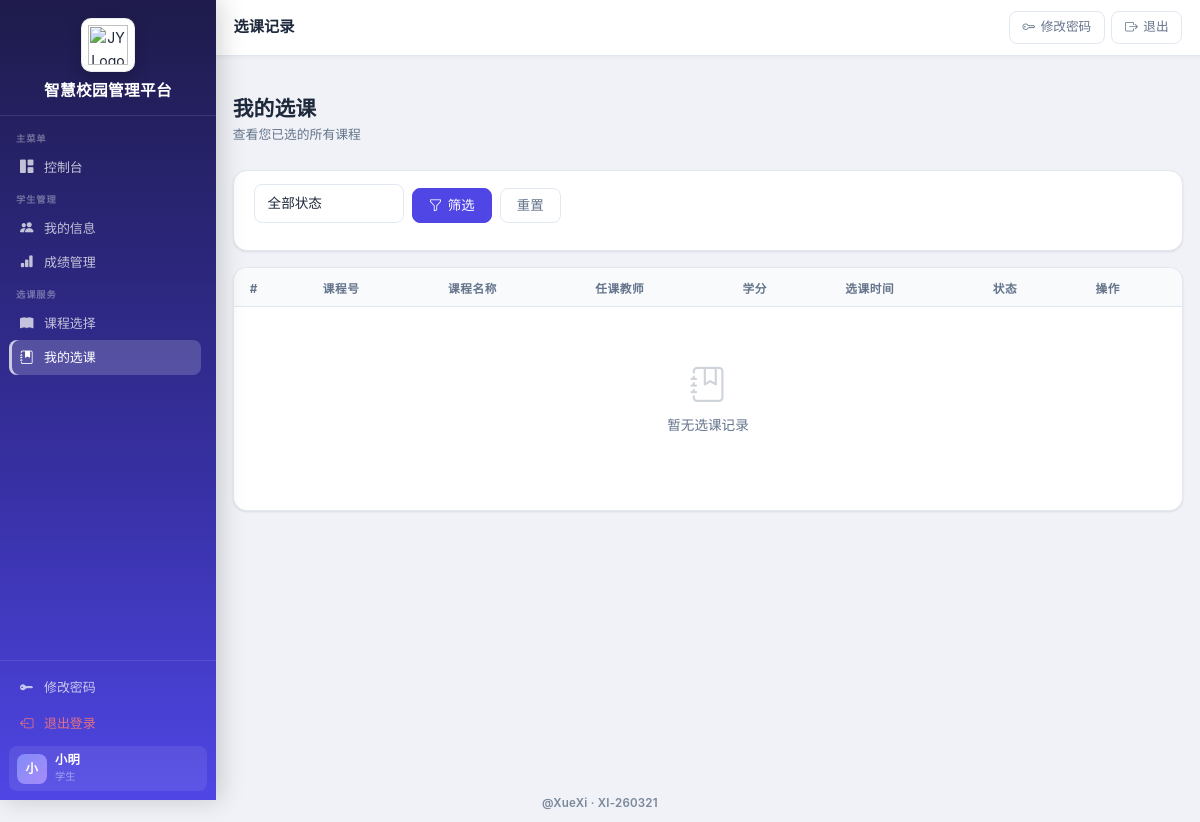
Page /enrollments (signed in) on the earlier database version.
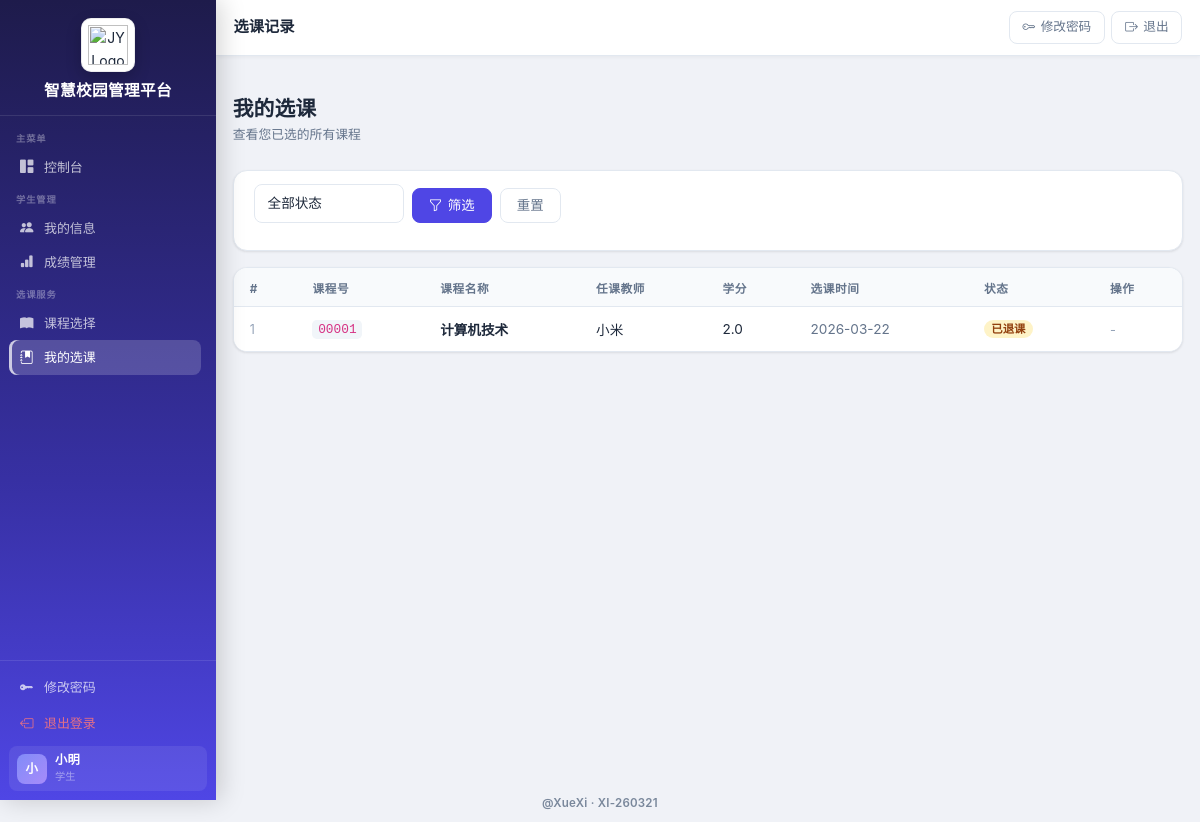
Same page on the later database version.
### app.py (models this page shows)
class Enrollment(db.Model):
    __tablename__ = "enrollments"
    id = db.Column(db.Integer, primary_key=True)
    student_id = db.Column(db.Integer, db.ForeignKey("students.id"), nullable=False)
    course_id = db.Column(db.Integer, db.ForeignKey("courses.id"), nullable=False)
    score = db.Column(db.Float)
    grade = db.Column(db.String(5))  # 等级 A, B, C, D, F
    status = db.Column(db.String(20), default="enrolled")  # enrolled, withdrawn, completed
    enrollment_date = db.Column(db.DateTime, default=datetime.utcnow)
    completion_date = db.Column(db.DateTime)
    created_at = db.Column(db.DateTime, default=datetime.utcnow)
    updated_at = db.Column(db.DateTime, default=datetime.utcnow, onupdate=datetime.utcnow)
    __table_args__ = (db.UniqueConstraint("student_id", "course_id", name="unique_student_course"),)

class Course(db.Model):
    __tablename__ = "courses"
    id = db.Column(db.Integer, primary_key=True)
    course_no = db.Column(db.String(50), unique=True, nullable=False)
    course_name = db.Column(db.String(100), nullable=False)
    credits = db.Column(db.Float)  # 学分
    hours = db.Column(db.Integer)  # 学时
    teacher_id = db.Column(db.Integer, db.ForeignKey("teachers.id"))
    max_capacity = db.Column(db.Integer, default=50)
    semester = db.Column(db.String(20))  # 学期 如 2024-1
    status = db.Column(db.String(20), default="open")  # open, closed
    created_at = db.Column(db.DateTime, default=datetime.utcnow)
    updated_at = db.Column(db.DateTime, default=datetime.utcnow, onupdate=datetime.utcnow)
    enrollments = db.relationship("Enrollment", backref="course", lazy=True)
    co_teachers = db.relationship("Teacher", secondary=course_teacher_links, back_populates="co_courses")

class Teacher(db.Model):
    __tablename__ = "teachers"
    id = db.Column(db.Integer, primary_key=True)
    user_id = db.Column(db.Integer, db.ForeignKey("users.id"), unique=True)
    teacher_no = db.Column(db.String(50), unique=True, nullable=False)
    name = db.Column(db.String(100), nullable=False)
    gender = db.Column(db.String(10))
    department = db.Column(db.String(100))
    phone = db.Column(db.String(20))
    email = db.Column(db.String(100))
    qualification = db.Column(db.String(100))  # 学位
    hire_date = db.Column(db.Date)
    created_at = db.Column(db.DateTime, default=datetime.utcnow)
    updated_at = db.Column(db.DateTime, default=datetime.utcnow, onupdate=datetime.utcnow)
    user = db.relationship("User", backref="teacher_profile")
    courses = db.relationship("Course", backref="teacher", lazy=True)
    co_courses = db.relationship("Course", secondary=course_teacher_links, back_populates="co_teachers")

### app.py (the view)
@app.route("/enrollments")
@login_required
def list_enrollments():
    if session.get("role") == "teacher" and not _is_counselor(session.get("user_id")):
        flash("任课老师只能管理成绩，不能进行班级管理", "warning")
        return redirect(url_for("list_scores"))
    status = request.args.get("status", "").strip()
    q = Enrollment.query.join(Course, Enrollment.course_id == Course.id).join(Student, Enrollment.student_id == Student.id)
    if session.get("role") == "student":
        student = Student.query.filter_by(user_id=session["user_id"]).first()
        if not student:
            flash("当前账号未绑定学生档案，请联系管理员处理", "warning")
            return redirect(url_for("dashboard"))
        q = q.filter(Enrollment.student_id == student.id)
    elif session.get("role") == "teacher":
        managed_ids = _teacher_managed_class_ids(session["user_id"])
        if managed_ids:
            q = q.filter(Student.class_id.in_(managed_ids))
        else:
            q = q.filter(Enrollment.id == -1)
    else:
        q = q
    if status:
        q = q.filter(Enrollment.status == status)
    enrollments = q.order_by(Enrollment.enrollment_date.desc()).all()
    return render_template("enrollments/list.html", enrollments=enrollments, status=status)

### app.py (called while the page is built)
def login_required(f):
    @wraps(f)
    def decorated_function(*args, **kwargs):
        if "user_id" not in session:
            flash("请先登录", "warning")
            return redirect(url_for("login"))
        return f(*args, **kwargs)
    return decorated_function

@app.context_processor
def inject_role_flags():
    role = session.get("role")
    user_id = session.get("user_id")
    return {
        "is_counselor": role == "teacher" and _is_counselor(user_id)
    }

### templates/enrollments/list.html (shortened to what this page needs)
﻿{% extends "base.html" %}
{% block page_title %}选课记录{% endblock %}
{% block content %}
<div class="page-header">
  <div>
    <h1 class="page-title">{% if session.role == 'student' %}我的选课{% else %}选课记录{% endif %}</h1>
    <p class="page-subtitle">{% if session.role == 'student' %}查看您已选的所有课程{% else %}查看并管理学生选课记录{% endif %}</p>
  </div>
</div>
<div class="card mb-3">
  <div class="card-body" style="padding:.85rem 1.25rem">
    <form method="get" class="search-bar">
      <select class="form-select" name="status" style="width:150px;flex-shrink:0">
        <option value="">全部状态</option>
      </select>
      <button class="btn btn-primary" type="submit"><i class="bi bi-funnel"></i> 筛选</button>
      <a href="{{ url_for('list_enrollments') }}" class="btn btn-outline-secondary">重置</a>
    </form>
  </div>
</div>
<div class="table-card">
  <div class="table-responsive">
    <table class="table">
      <thead>
        <tr>
          <th>#</th>
          <th>课程号</th>
          <th>课程名称</th>
          <th>任课教师</th>
          <th>学分</th>
          <th>选课时间</th>
          <th>状态</th>
          <th>操作</th>
        </tr>
      </thead>
      <tbody>
        {% if enrollments %}
        {% for e in enrollments %}
        <tr>
          <td style="color:#94a3b8;font-size:.78rem">{{ loop.index }}</td>
          <td><code style="background:#f1f5f9;padding:.15em .45em;border-radius:.3rem;font-size:.8rem">{{ e.course.course_no }}</code></td>
          <td class="fw-semibold">{{ e.course.course_name }}</td>
          <td>{{ e.course.teacher.name if e.course.teacher else '' }}</td>
          <td>{{ e.course.credits or '' }}</td>
          <td style="color:#64748b">{{ e.enrollment_date.strftime('%Y-%m-%d') if e.enrollment_date else '' }}</td>
          <td>
            {% if e.status == 'enrolled' %}
            <span class="badge badge-success"><i class="bi bi-circle-fill" style="font-size:.45em"></i> 已选</span>
            {% elif e.status == 'withdrawn' %}
            <span class="badge badge-warning">已退课</span>
            {% else %}
            <span class="badge badge-secondary">{{ e.status }}</span>
            {% endif %}
          </td>
          <td>
            {% if e.status == 'enrolled' and session.role in ['student', 'admin', 'teacher'] %}
            <form method="post" action="{{ url_for('withdraw_enrollment', enrollment_id=e.id) }}" style="display:inline" onsubmit="return confirm('确认将该选课记录设为退课吗？')">
              <button class="btn btn-sm btn-outline-danger" type="submit">退课</button>
            </form>
            {% else %}
            <span style="color:#94a3b8;font-size:.8rem">-</span>
            {% endif %}
          </td>
        </tr>
        {% endfor %}
        {% else %}
        <tr>
          <td colspan="10">
            <div class="no-data">
              <i class="bi bi-journal-bookmark"></i>
              <p>暂无选课记录</p>
            </div>
          </td>
        </tr>
        {% endif %}
      </tbody>
    </table>
  </div>
</div>
{% endblock %}

### templates/base.html (shortened to what this page needs)
﻿<!DOCTYPE html>
<html lang="zh-CN">
<head>
  <link href="https://cdn.jsdelivr.net/npm/bootstrap@5.3.3/dist/css/bootstrap.min.css" rel="stylesheet">
  <link rel="stylesheet" href="https://cdn.jsdelivr.net/npm/bootstrap-icons@1.11.0/font/bootstrap-icons.css">
  <link rel="stylesheet" href="{{ url_for('static', filename='style.css') }}">
</head>
<body>
{% if 'user_id' in session %}
<aside class="sidebar" id="sidebar">
  <div class="sidebar-brand">
    <div class="brand-logo">
      <img src="{{ url_for('static', filename='images/logo.png') }}" alt="JY Logo">
    </div>
    <div class="brand-name">智慧校园管理平台</div>
  </div>
  <nav class="sidebar-nav" id="sidebarNav">
    <div class="sidebar-section">
      <div class="sidebar-section-label">主菜单</div>
      <a class="sidebar-link {% if request.endpoint == 'dashboard' %}active{% endif %}"
         href="{{ url_for('dashboard') }}">
        <i class="bi bi-grid-1x2-fill nav-icon"></i> 控制台
      </a>
    </div>
    <div class="sidebar-section">
      <div class="sidebar-section-label">学生管理</div>
      {% if session.role != 'teacher' or is_counselor %}
      <a class="sidebar-link {% if 'student' in (request.endpoint or '') and 'score' not in (request.endpoint or '') %}active{% endif %}"
         href="{{ url_for('list_students') }}">
        <i class="bi bi-people-fill nav-icon"></i> {% if session.role == 'student' %}我的信息{% else %}学生信息{% endif %}
      </a>
      {% endif %}
      <a class="sidebar-link {% if 'score' in (request.endpoint or '') %}active{% endif %}"
         href="{{ url_for('list_scores') }}">
        <i class="bi bi-bar-chart-fill nav-icon"></i> 成绩管理
      </a>
    </div>
      {% if session.role == 'student' %}
      <div class="sidebar-section">
        <div class="sidebar-section-label">选课服务</div>
        <a class="sidebar-link {% if 'course' in (request.endpoint or '') %}active{% endif %}"
           href="{{ url_for('list_courses') }}">
          <i class="bi bi-book-fill nav-icon"></i> 课程选择
        </a>
        <a class="sidebar-link {% if 'enrollment' in (request.endpoint or '') %}active{% endif %}"
           href="{{ url_for('list_enrollments') }}">
          <i class="bi bi-journal-bookmark-fill nav-icon"></i> 我的选课
        </a>
      </div>
      {% endif %}
  </nav>
  <div class="sidebar-footer">
    <a href="{{ url_for('change_password') }}" class="sidebar-link" style="margin-bottom:.15rem">
      <i class="bi bi-key-fill nav-icon"></i> 修改密码
    </a>
    <a href="{{ url_for('logout') }}" class="sidebar-link" style="color:rgba(255,120,120,.85)">
      <i class="bi bi-box-arrow-left nav-icon"></i> 退出登录
    </a>
    <div class="sidebar-user">
      <div class="sidebar-user-avatar">{{ (session.full_name or session.username or '?')[0] | upper }}</div>
      <div class="sidebar-user-info">
        <div class="u-name">{{ session.full_name or session.username }}</div>
        <div class="u-role">
          {% if session.role == 'admin' %}管理员
          {% elif session.role == 'teacher' %}教师
          {% else %}学生{% endif %}
        </div>
      </div>
    </div>
  </div>
</aside>
<header class="topbar">
  <div class="topbar-title">{% block page_title %}{% endblock %}</div>
  <div class="topbar-actions">
    <a href="{{ url_for('change_password') }}" class="topbar-btn d-none d-md-inline-flex">
      <i class="bi bi-key"></i> 修改密码
    </a>
    <a href="{{ url_for('logout') }}" class="topbar-btn btn-exit">
      <i class="bi bi-box-arrow-right"></i> 退出
    </a>
  </div>
</header>
<main class="main-content">
  <div class="page-container">
{% else %}
<main>
{% endif %}
{% block content %}{% endblock %}
{% if 'user_id' in session %}
  </div>
</main>
{% else %}
</main>
{% endif %}
<div class="global-signature">@XueXi · XI-260321</div>
</body>
</html>

Differences in the rows shown:
added Enrollment: course.course_no "00001", course.course_name "计算机技术", course.teacher "小米", course "2.0", enrollment_date "2026-03-22", status "已退课"
Other differences:
text no longer shown: "暂无选课记录"
